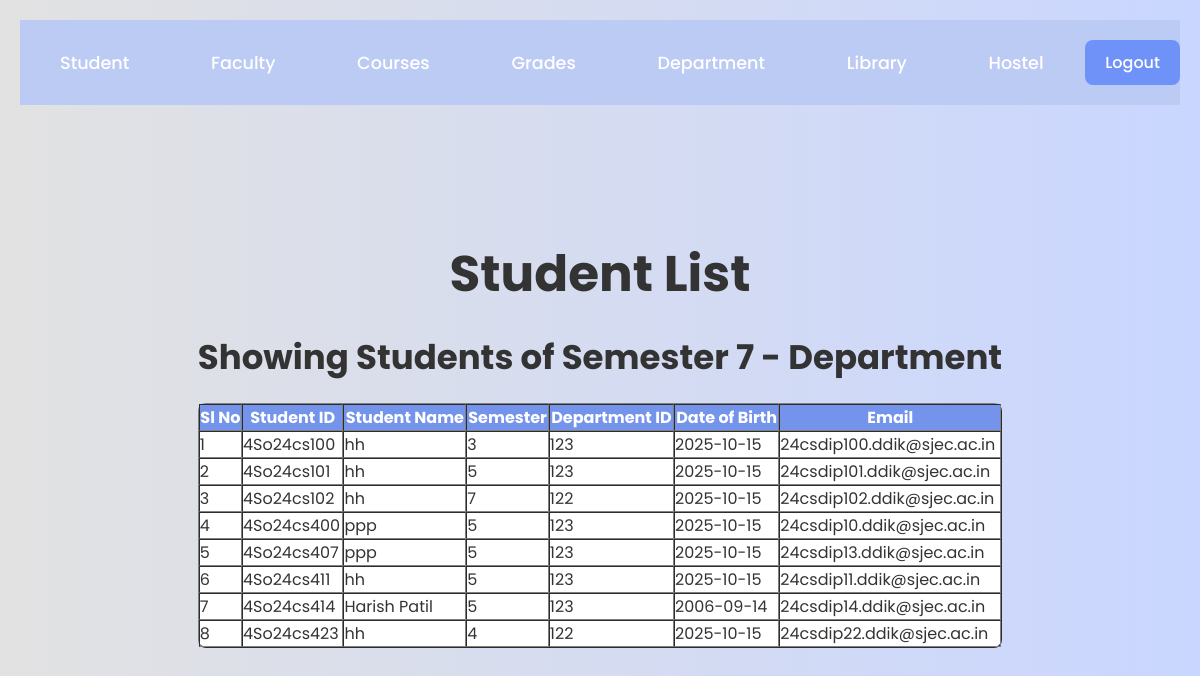
Page /admin_index.php?sem=7 on the committed database.
### tables this page shows
CREATE TABLE `student` (
  `st_id` varchar(20) NOT NULL,
  `st_name` varchar(100) NOT NULL,
  `semester` int(11) NOT NULL,
  `dept_id` int(11) NOT NULL,
  `dob` date NOT NULL,
  `email` varchar(100) DEFAULT NULL
);

### admin_index.php (the view, shortened to what this page needs)
<?php
require_once 'config.php';
$sem = isset($_GET['sem']) ? $_GET['sem'] : '';
$dept_id = isset($_GET['department_id']) ? $_GET['department_id'] : '';
if (!empty($sem) && !empty($dept_id)) {
    $stmt = $conn->prepare("SELECT * FROM student WHERE semester = ? AND dept_id = ?");
    $stmt->bind_param("ss", $sem, $dept_id);
    $stmt->execute();
    $result = $stmt->get_result();
} else {
    $result = $conn->query("SELECT * FROM student");
}
?>
<!DOCTYPE html>
<html>
<head>
    <link rel="stylesheet" href="style.css">
</head>
<body>
<header>
    <nav class="navigation">
        <ul>
            <li><a href="student.php">Student</a></li>
            <li><a href="faculty.php">Faculty</a></li>
            <li><a href="courses.php">Courses</a></li>
            <li><a href="grade.php">Grades</a></li>
            <li><a href="department.php">Department</a></li>
            <li><a href="library.php">Library</a></li>
            <li><a href="hostel.php">Hostel</a></li>
            <li><button onclick="window.location.href='logout.php'" class="logout-btn">Logout</button></li>
        </ul>
    </nav>
</header>
<div class="container">
    <h1>Student List</h1>
    <h2>Showing Students of Semester <?php echo $sem; ?> - Department <?php echo $dept_id; ?></h2>
    <table border="1" cellpadding="10" cellspacing="0" style="width:100%; background: #fff; border-radius: 8px;">
        <thead style="background-color: #7494ec; color: white;">
            <tr>
                <th>Sl No</th>
                <th>Student ID</th>
                <th>Student Name</th>
                <th>Semester</th>
                <th>Department ID</th>
                <th>Date of Birth</th>
                <th>Email</th>
            </tr>
        </thead>
        <tbody>
            <?php
            if (mysqli_num_rows($result) > 0):
                $serial = 1;
                while($row = mysqli_fetch_assoc($result)):
            ?>
                    <tr>
                        <td><?php echo $serial++; ?></td>
                        <td><?php echo htmlspecialchars($row['st_id']); ?></td>
                        <td><?php echo htmlspecialchars($row['st_name']); ?></td>
                        <td><?php echo htmlspecialchars($row['semester']); ?></td>
                        <td><?php echo htmlspecialchars($row['dept_id']); ?></td>
                        <td><?php echo htmlspecialchars($row['dob']); ?></td>
                        <td><?php echo htmlspecialchars($row['email']); ?></td>
                    </tr>
                <?php endwhile; ?>
            <?php else: ?>
                <tr>
                    <td colspan="7" style="text-align:center;">No students found.</td>
                </tr>
            <?php endif; ?>
        </tbody>
    </table>
</div>
</body>
</html>

### style.css (style rules this page uses)
* { margin: 0; padding: 0; box-sizing: border-box; font-family: "Poppins", sans-serif; }
body { display: flex; justify-content: center; align-items: center; min-height: 100vh; background: linear-gradient(to right, #e2e2e2, #c9d6ff); background-size: cover; background-position: center; color: #333; }
header { position: fixed; top: 0; left: 0; width: 100%; padding: 20px; margin-bottom: 30px; z-index: 99; }
header ul { list-style: none; display: flex; justify-content: space-between; align-items: center; gap: 20px; background: #bccbf4; }
header li { font-weight: bold; cursor: pointer; }
.navigation a { position: relative; font-size: 1.1em; color: #fff; text-decoration: none; font-weight: 500; margin-left: 40px; }
.navigation a::after { content: ''; position: absolute; left: 0; bottom: -6px; width: 100%; height: 3px; background: #061001; border-radius: 5px; transform: scale(0); }
.container { margin: 5px; margin-top: 90px; }
h1, h2 { font-size: 34px; text-align: center; margin-bottom: 20px; }
h1 { font-size: 50px; }
button { width: 100%; padding: 12px; background: #7494ec; border-radius: 6px; border: none; cursor: pointer; font-size: 16px; color: #fff; font-weight: 500; margin-bottom: 20px; transition: 0.5s; }
button.logout-btn { background-color: #6e92f7; padding: 10px 20px; font-size: 16px; border: none; border-radius: 8px; cursor: pointer; color: white; width: auto; margin-top: 20px; transition: 0.3s; }

### rows in the picture
student: st_id "4So24cs100", st_name "hh", semester "3", dept "123", dob "2025-10-15", email "24csdip100.ddik@sjec.ac.in"
student: st_id "4So24cs101", st_name "hh", semester "5", dept "123", dob "2025-10-15", email "24csdip101.ddik@sjec.ac.in"
student: st_id "4So24cs102", st_name "hh", semester "7", dept "122", dob "2025-10-15", email "24csdip102.ddik@sjec.ac.in"
student: st_id "4So24cs400", st_name "ppp", semester "5", dept "123", dob "2025-10-15", email "24csdip10.ddik@sjec.ac.in"
student: st_id "4So24cs407", st_name "ppp", semester "5", dept "123", dob "2025-10-15", email "24csdip13.ddik@sjec.ac.in"
student: st_id "4So24cs411", st_name "hh", semester "5", dept "123", dob "2025-10-15", email "24csdip11.ddik@sjec.ac.in"
student: st_id "4So24cs414", st_name "Harish Patil", semester "5", dept "123", dob "2006-09-14", email "24csdip14.ddik@sjec.ac.in"
student: st_id "4So24cs423", st_name "hh", semester "4", dept "122", dob "2025-10-15", email "24csdip22.ddik@sjec.ac.in"

### other values in the picture
$sem "7"
